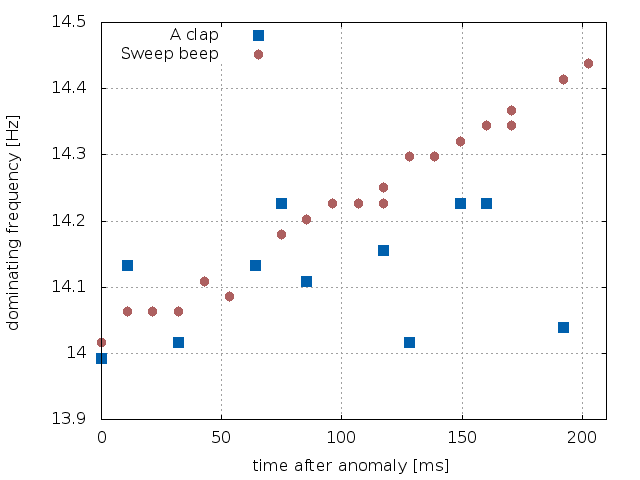

Here is the gnuplot script that generated this plot:
reset
set border linewidth 1.5
set pointsize 1.5
set style line 1 lc rgb '#0060ad' pt 5   # square
set style line 2 lc rgb '#ad6000' pt 7   # circle
set style line 3 lc rgb '#ad6060' pt 7   # triangle

set xtics 50
set ytics 0.1

set grid
set key left;

set xrange[0:210]
set yrange[13.900:14.500]

set xlabel 'time after anomaly [ms]' 
set ylabel 'dominating frequency [Hz]'

set terminal png
set output 'clap-vs-beep.png'

# Plot some points 
plot 'clap.dat' title "A clap" w p ls 1, \
     'beep.dat' title "Sweep beep" w p ls 3

